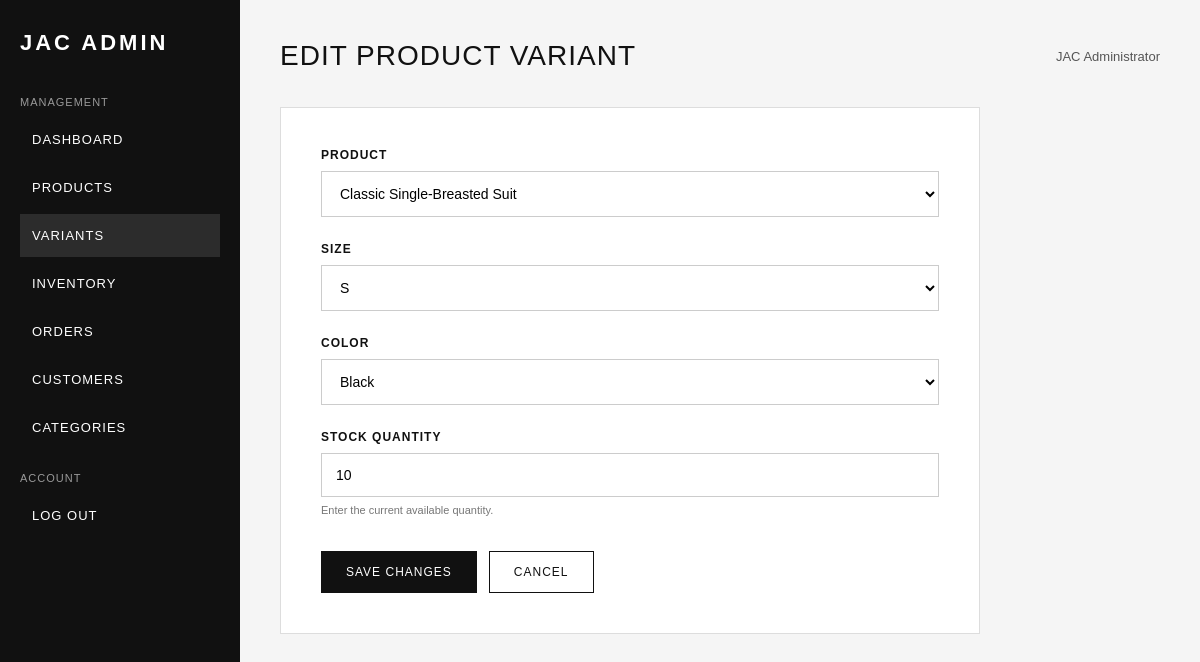
/admin/edit_variant.php?id=1 (signed in), run on an earlier commit of the app's database.
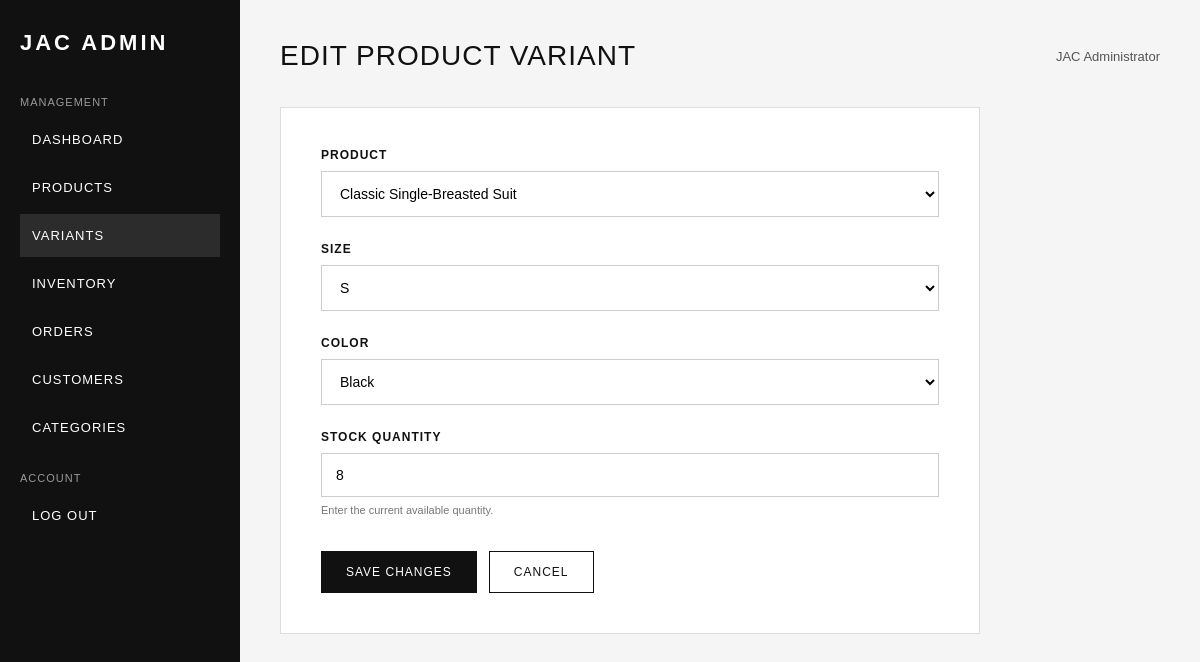
And on a later commit of the database.
### tables this page shows
CREATE TABLE `product_variants` (
  `id` int(11) NOT NULL AUTO_INCREMENT,
  `product_id` int(11) NOT NULL,
  `size` varchar(20) DEFAULT NULL,
  `color` varchar(50) DEFAULT NULL,
  `stock` int(11) NOT NULL DEFAULT 0,
  PRIMARY KEY (`id`),
  UNIQUE KEY `product_id` (`product_id`,`size`,`color`),
  CONSTRAINT `product_variants_ibfk_1` FOREIGN KEY (`product_id`) REFERENCES `products` (`id`) ON DELETE CASCADE ON UPDATE CASCADE
);

CREATE TABLE `products` (
  `id` int(11) NOT NULL AUTO_INCREMENT,
  `category_id` int(11) DEFAULT NULL,
  `name` varchar(255) NOT NULL,
  `description` text DEFAULT NULL,
  `price` decimal(10,2) NOT NULL,
  `image` varchar(255) DEFAULT NULL,
  `created_at` timestamp NOT NULL DEFAULT current_timestamp(),
  `stock` int(11) NOT NULL DEFAULT 10,
  PRIMARY KEY (`id`),
  KEY `category_id` (`category_id`),
  CONSTRAINT `products_ibfk_1` FOREIGN KEY (`category_id`) REFERENCES `categories` (`id`) ON DELETE SET NULL ON UPDATE CASCADE
);

### admin/edit_variant.php (the view, shortened to what the changed rows need)
<?php
require_once "../php/db.php";
$variant_id = isset($_GET["id"])
    ? (int) $_GET["id"]
    : 0;
$stmt = $conn->prepare("
    SELECT
        id,
        product_id,
        size,
        color,
        stock
    FROM product_variants
    WHERE id = ?
    LIMIT 1
");
$stmt->bind_param("i", $variant_id);
$stmt->execute();
$result = $stmt->get_result();
$variant = $result->fetch_assoc();
$product_id = (int) $variant["product_id"];
$size = $variant["size"];
$color = $variant["color"];
$stock = (int) $variant["stock"];
$products = [];
$result = $conn->query("
    SELECT
        id,
        name
    FROM products
    ORDER BY name ASC
");
if ($result) {
    $products = $result->fetch_all(MYSQLI_ASSOC);
}
?>
<!DOCTYPE html>
<html lang="en">
<head>
</head>
<body>
<div class="admin-layout">
    <aside class="sidebar">
        <h1>JAC ADMIN</h1>
        <br>
    </aside>
    <main class="main">
        <div class="topbar">
            <h2>EDIT PRODUCT VARIANT</h2>
        </div>
        <div class="form-container">
            <form
                method="POST"
                action=""
            >
                <div class="form-group">
                    <label for="product_id">
                        PRODUCT
                    </label>
                    <select
                        name="product_id"
                        id="product_id"
                        required
                    >
                        <?php foreach ($products as $product): ?>
                            <option
                                value="<?php
                                echo (int) $product["id"];
                                ?>"
                                <?php
                                if (
                                    (int) $product["id"] ===
                                    $product_id
                                ) {
                                    echo "selected";
                                }
                                ?>
                            >
                                <?php
                                echo htmlspecialchars(
                                    $product["name"]
                                );
                                ?>
                            </option>
                        <?php endforeach; ?>
                    </select>
                </div>
                <div class="form-group">
                    <label for="size">
                        SIZE
                    </label>
                    <select name="size" id="size"><option value="N/A">N/A (Accessories / One Size)</option>
                        <option
                            value="S"
                            <?php
                            echo $size === "S"
                                ? "selected"
                                : "";
                            ?>
                        >
                            S
                        </option>
                    </select>
                </div>
                <div class="form-group">
                    <label for="color">
                        COLOR
                    </label>
                    <select
                        name="color"
                        id="color"
                        required
                    >
                        <option
                            value="Black"
                            <?php
                            echo $color === "Black"
                                ? "selected"
                                : "";
                            ?>
                        >
                            Black
                        </option>
                    </select>
                </div>
                <div class="form-group">
                    <label for="stock">
                        STOCK QUANTITY
                    </label>
                    <input
                        type="number"
                        name="stock"
                        id="stock"
                        min="0"
                        step="1"
                        value="<?php
                        echo htmlspecialchars(
                            (string) $stock
                        );
                        ?>"
                        required
                    >
                    <div class="form-help">
                        Enter the current available quantity.
                    </div>
                </div>
            </form>
        </div>
    </main>
</div>
</body>
</html>

What changed in the data, as far as the page shows it:
changed product_variants "Black": stock "10" → "8"
